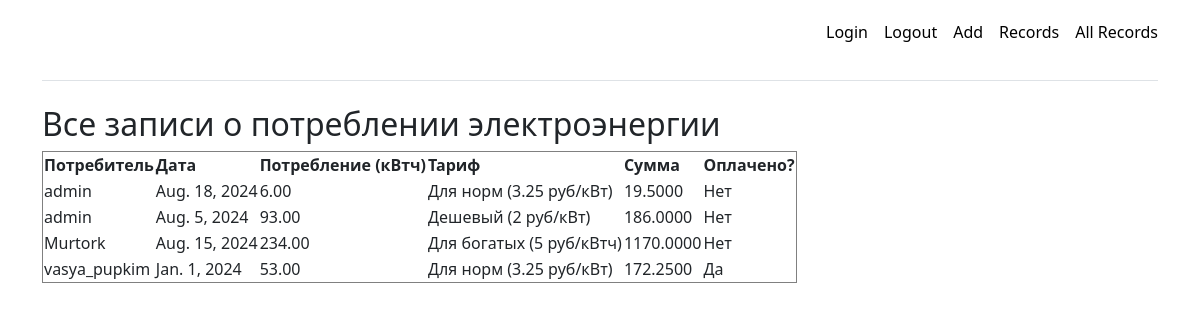
/all-records/ (signed in), run on the app's committed database.
### accounts/models.py (models this page shows, shortened)
class ConsumptionRecord(models.Model):
    consumer = models.ForeignKey(Consumer, on_delete=models.CASCADE)
    date = models.DateField(verbose_name=u"Дата показаний")
    kwh_consumed = models.DecimalField(max_digits=10, decimal_places=2, verbose_name=u"кВт использовано")
    tariff = models.ForeignKey(Tariff, on_delete=models.CASCADE, verbose_name=u"Тариф")
    paid = models.BooleanField(default=False, verbose_name=u"Оплачео?")
    def total_cost(self):
        return self.kwh_consumed * self.tariff.rate_per_kwh

class Consumer(models.Model):
    CONSUMER_TYPE_CHOICES = [
        ('Физическое', 'Физическое лицо'),
        ('Юридическое', 'Юридическое лицо'),
    ]
    user = models.OneToOneField(User, on_delete=models.CASCADE)
    consumer_type = models.CharField(max_length=15, choices=CONSUMER_TYPE_CHOICES)

class Tariff(models.Model):
    name = models.CharField(max_length=100, verbose_name=u"Название тарифа")
    rate_per_kwh = models.DecimalField(max_digits=10, decimal_places=2, verbose_name=u"Тариф в руб./кВтч")

### accounts/views.py (the view)
# urls.py: path('all-records/', views.all_consumption_records, name='all_consumption_records'),
@staff_member_required(login_url='error')
def all_consumption_records(request):
    records = ConsumptionRecord.objects.all()
    return render(request, 'accounts/all_consumption_records.html', {'records': records})

### templates/accounts/all_consumption_records.html (shortened to what this page needs)
<!DOCTYPE html>
<html lang="en">
<head>
    <link rel="stylesheet" href="https://cdn.jsdelivr.net/npm/bootstrap@5.3.2/dist/css/bootstrap.min.css"
>
    <div class="d-flex flex-column flex-md-row align-items-center pb-3 mb-4 border-bottom">
      <nav class="d-inline-flex mt-2 mt-md-0 ms-md-auto">
        <a class="me-3 py-2 link-body-emphasis text-decoration-none" href="/login">Login</a>
        <a class="me-3 py-2 link-body-emphasis text-decoration-none" href="/logout">Logout</a>
        <a class="me-3 py-2 link-body-emphasis text-decoration-none" href="/add">Add</a>
        <a class="me-3 py-2 link-body-emphasis text-decoration-none" href="/records">Records </a>
        <a class="py-2 link-body-emphasis text-decoration-none" href="/all-records">All Records</a>
      </nav>
    </div>
</head>
<body class="container">
    <h2>Все записи о потреблении электроэнергии</h2>
    <table border="1">
        <tr>
            <th>Потребитель</th>
            <th>Дата</th>
            <th>Потребление (кВтч)</th>
            <th>Тариф</th>
            <th>Сумма</th>
            <th>Оплачено?</th>
        </tr>
        {% for record in records %}
        <tr>
            <td>{{ record.consumer.user.username }}</td>
            <td>{{ record.date }}</td>
            <td>{{ record.kwh_consumed }}</td>
            <td>{{ record.tariff.name }}</td>
            <td>{{ record.total_cost }}</td>
            <td>{{ record.paid|yesno:"Да,Нет" }}</td>
        </tr>
        {% empty %}
        <tr>
            <td colspan="6">Нет записей о потреблении.</td>
        </tr>
        {% endfor %}
    </table>
</body>
</html>

### data on the page
ConsumptionRecord: consumer.user.username "admin", date "Aug. 18, 2024", kwh_consumed "6.00", tariff.name "Для норм (3.25 руб/кВт)", total_cost "19.5000", paid "Нет"
ConsumptionRecord: consumer.user.username "admin", date "Aug. 5, 2024", kwh_consumed "93.00", tariff.name "Дешевый (2 руб/кВт)", total_cost "186.0000", paid "Нет"
ConsumptionRecord: consumer.user.username "Murtork", date "Aug. 15, 2024", kwh_consumed "234.00", tariff.name "Для богатых (5 руб/кВтч)", total_cost "1170.0000", paid "Нет"
ConsumptionRecord: consumer.user.username "vasya_pupkim", date "Jan. 1, 2024", kwh_consumed "53.00", tariff.name "Для норм (3.25 руб/кВт)", total_cost "172.2500", paid "Да"
